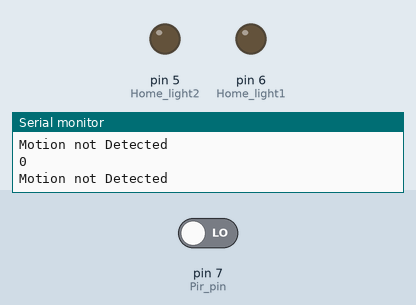
This sketch was run on a simulated Arduino Uno, built with avr-gcc and run on an emulated ATmega328P. On the bench: output pins drawn as LEDs (lit = HIGH), the last lines printed to the serial monitor. Dashed ring = blinking. Inputs (shaded band) come from the test bench; at power-on: pin 7 (Pir_pin) LOW.

Above: at 1.2 s.
1.3 s: pin 7 (Pir_pin) driven HIGH
At 1.45 s:
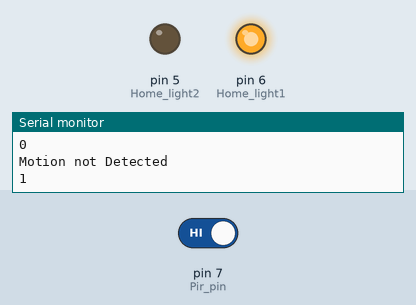
At 2.05 s:
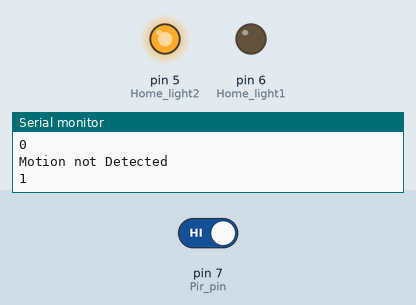
4.3 s: pin 7 (Pir_pin) driven LOW
At 5.8 s:
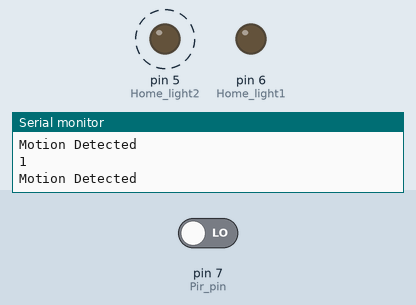
Timing chart, 0 to 7.3 s (numbered marks = the images above; inputs shaded):
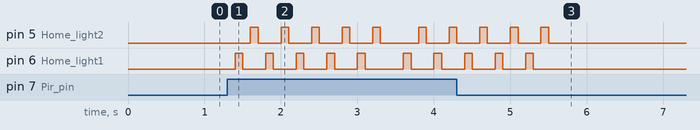

Measured:
- after the input at 1.3 s, pin 5 (Home_light2): goes 4 × (HIGH 0.10 s, LOW 0.30 s), HIGH 0.10 s, LOW 0.50 s, HIGH 0.10 s, LOW 0.30 s, then HIGH, starting after 0.30 s; pin 6 (Home_light1): goes 4 × (HIGH 0.10 s, LOW 0.30 s), HIGH 0.10 s, LOW 0.50 s, HIGH 0.10 s, LOW 0.30 s, HIGH 0.10 s, then LOW, starting after 0.10 s
- after the input at 4.3 s, pin 5 (Home_light2): goes on until 5.5 s, then stays LOW; pin 6 (Home_light1): goes on until 5.3 s, then stays LOW

The sketch:

PIR_sensor.ino
```cpp
int val;

int Pir_pin = 7;
int Home_light1 = 6; //RED
int Home_light2 = 5; //GREEN


void setup() {
  Serial.begin(9600);

  pinMode(Pir_pin, INPUT);
  pinMode(Home_light1, OUTPUT); //inner light
  pinMode(Home_light2, OUTPUT); // Street Light

}

void loop() {


  val = digitalRead(Pir_pin);
  Serial.println(val);

  if (val == 1) {
    Blink_home_light();
    Serial.println("Motion Detected");

  } else if (val == 0) {
    Blink_no_light();
    Serial.println("Motion not Detected");
  }

  delay(200);


}

void Blink_home_light() {
  digitalWrite(Home_light1, HIGH);
  delay(100);
  digitalWrite(Home_light1, LOW);
  delay(100);

  digitalWrite(Home_light2, HIGH);
  delay(100);
  digitalWrite(Home_light2, LOW);
  delay(100);

  digitalWrite(Home_light1, HIGH);
  delay(100);
  digitalWrite(Home_light1, LOW);
  delay(100);

  digitalWrite(Home_light2, HIGH);
  delay(100);
  digitalWrite(Home_light2, LOW);
  delay(100);

  digitalWrite(Home_light1, HIGH);
  delay(100);
  digitalWrite(Home_light1, LOW);
  delay(100);

  digitalWrite(Home_light2, HIGH);
  delay(100);
  digitalWrite(Home_light2, LOW);
  delay(100);

  digitalWrite(Home_light1, HIGH);
  delay(100);
  digitalWrite(Home_light1, LOW);
  delay(100);

  digitalWrite(Home_light2, HIGH);
  delay(100);
  digitalWrite(Home_light2, LOW);
  delay(100);

  digitalWrite(Home_light1, HIGH);
  delay(100);
  digitalWrite(Home_light1, LOW);
  delay(100);

  digitalWrite(Home_light2, HIGH);
  delay(100);
  digitalWrite(Home_light2, LOW);
  delay(100); // Light 1 & 2 blinks 5 times
}

void Blink_no_light() {
  digitalWrite(Home_light1, LOW);
  digitalWrite(Home_light2, LOW);
}
```
